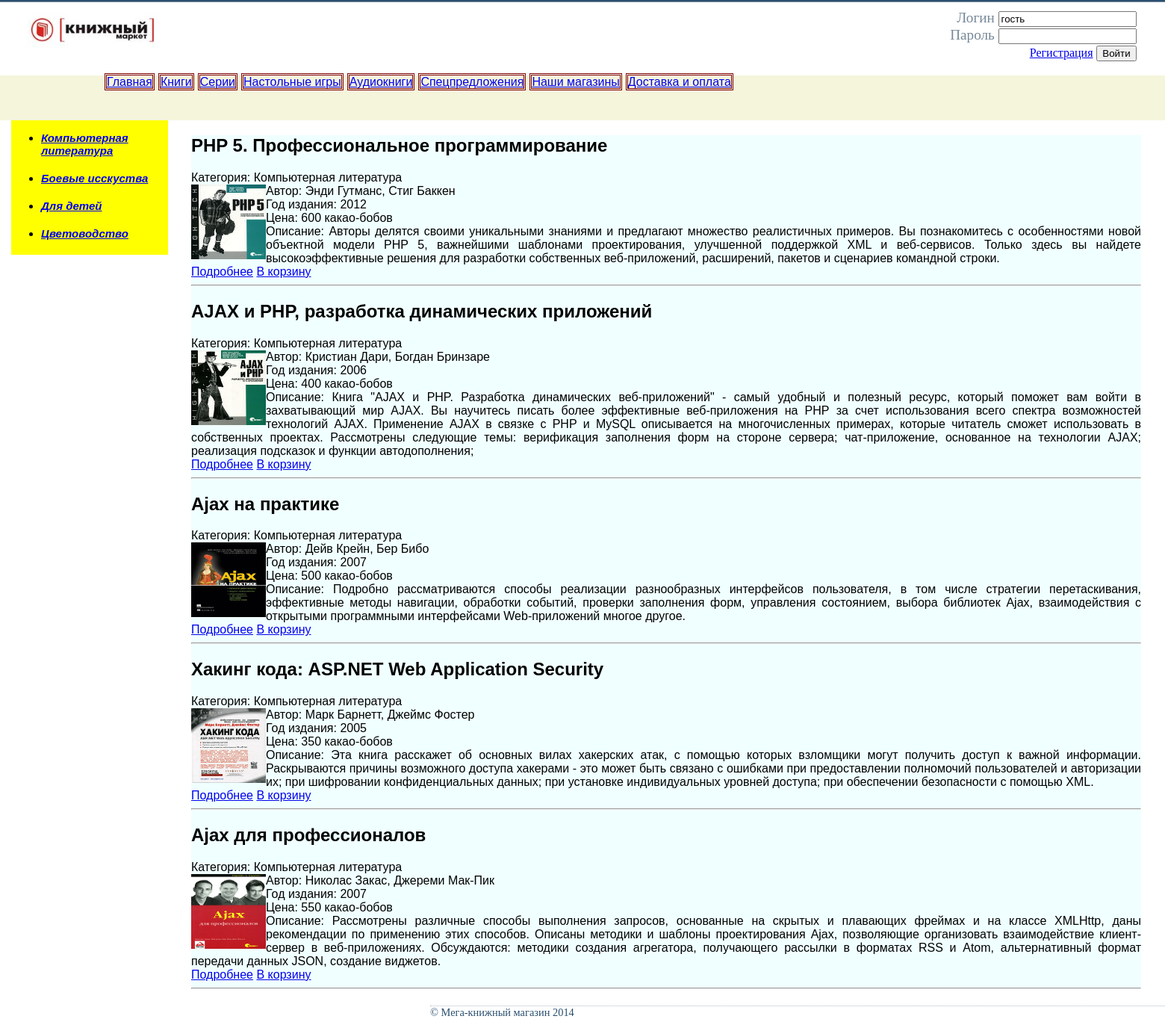
The app's page /index.php?page=book&category=1 with its own data.
### tables this page shows
CREATE TABLE books(
                    	id INTEGER PRIMARY KEY AUTOINCREMENT,
                        author TEXT,
                    	title TEXT,
                        pubyear INTEGER,
                        price INTEGER,
                        image TEXT,
                    	category INTEGER,
                    	description TEXT
                    );

### inc/headers.inc.php (called while the page is built, shortened)
<?php
    include "/dao/LibraryDB.class.php";
    $libraryDB = new LibraryDB("dao/db/");
    if (!empty($_GET['category']))
        $category = strtolower(clearInt($_GET['category']));
?>

### dao/LibraryDB.class.php (called while the page is built, shortened)
<?php
    class LibraryDB {
        protected $db;
        function __construct($path){
            if (is_file($path.self::DB_NAME)){
                $this->db = new SQLite3($path.self::DB_NAME);
            }
        }
        function getBooksByCategory($category){
            $sql = "SELECT books.id as id, author, title, pubyear, price, image, category.name as category, description
                    FROM books, category
                    WHERE books.category = category.id AND books.category = '$category'";
            $result = $this->db->query($sql) or die($this->db->lastErrorMsg());
            if ($result){
                $allBooks = array();
                while($book = $result->fetchArray(SQLITE3_ASSOC)){
                    $allBooks[] = $book;
                }
                return $allBooks;
            }
            return false;
        }
    }
?>

### inc/showCatalog.php (the view, shortened to what this page needs)
<?php
    if (isset($category))
        $books = $libraryDB->getBooksByCategory($category);
    else
        $books = $libraryDB->getBooks();
    if (!$books)
        echo "Данный товар отсутствует";
    else{
        if ($_SESSION['user'] == 'admin'){
            $action1 = "Редактировать";
            $action2 = "Удалить";
            $function1 = "javascript:redactBook";
            $function2 = "deleteBook";
        } else{
            $action1 = "Подробнее";
            $action2 = "В корзину";
            $function1 = "{$_SERVER['REQUEST_URI']}&bookid=$id";
            $function2 = "addToBasket";
        }
        foreach($books as $book){
            $id = $book['id'];
            $author = $book['author'];
            $title = $book['title'];
            $pubyear = $book['pubyear'];
            $price = $book['price'];
            $image = $book['image'];
            $category = $book['category'];
            $description = nl2br($book['description']);
            echo <<<BOOKS
            <div>
                <h2>$title</h2>
                Категория: $category<br>
                <img src="$image" height="100" width="100" align="left"/>
                Автор: $author<br>
                Год издания: $pubyear<br>
                Цена: $price какао-бобов<br>
                Описание: $description<br>
                <span ><a href="$function1($id)">$action1</a></span>
                <span align="right"><a href="javascript:$function2($id)">$action2</a></span>
            </div>
            <hr>
BOOKS;
        }
    }
?>

### inc/style.css (style rules this page uses)
body { margin: 0; padding: 0; background-color: #FFFFFF; color: #000000; font-family: Arial, Helvetica, sans-serif; border-top: 2px solid #2A4F6F; }

### records on screen
books: title "PHP 5. Профессиональное программирование", category "Компьютерная литература", image (picture), author "Энди Гутманс, Стиг Баккен", pubyear "2012", price "600", description "Авторы делятся своими уникальными знаниями и предлагают множество реалистичных примеров. Вы познакомитесь с особенностями новой объектной модели РНР 5, важнейшими шаблонами проектирования, улучшенной поддержкой XML и веб-сервисов. Только здесь вы найдете высокоэффективные решения для разработки собственных веб-приложений, расширений, пакетов и сценариев командной строки."
books: title "AJAX и PHP, разработка динамических приложений", category "Компьютерная литература", image (picture), author "Кристиан Дари, Богдан Бринзаре", pubyear "2006", price "400", description "Книга \"AJAX и PHP. Разработка динамических веб-приложений\" - самый удобный и полезный ресурс, который поможет вам войти в захватывающий мир AJAX. Вы научитесь писать более эффективные веб-приложения на РНР за счет использования всего спектра возможностей технологий AJAX. Применение AJAX в связке с РНР и MySQL описывается на многочисленных примерах, которые читатель сможет использовать в собственных проектах. Рассмотрены следующие темы: верификация заполнения форм на стороне сервера; чат-приложение, основанное на технологии AJAX; реализация подсказок и функции автодополнения;"
books: title "Ajax на практике", category "Компьютерная литература", image (picture), author "Дейв Крейн, Бер Бибо", pubyear "2007", price "500", description "Подробно рассматриваются способы реализации разнообразных интерфейсов пользователя, в том числе стратегии перетаскивания, эффективные методы навигации, обработки событий, проверки заполнения форм, управления состоянием, выбора библиотек Ajax, взаимодействия с открытыми программными интерфейсами Web-приложений многое другое."
books: title "Хакинг кода: ASP.NET Web Application Security", category "Компьютерная литература", image (picture), author "Марк Барнетт, Джеймс Фостер", pubyear "2005", price "350", description "Эта книга расскажет об основных вилах хакерских атак, с помощью которых взломщики могут получить доступ к важной информации. Раскрываются причины возможного доступа хакерами - это может быть связано с ошибками при предоставлении полномочий пользователей и авторизации их; при шифровании конфиденциальных данных; при установке индивидуальных уровней доступа; при обеспечении безопасности с помощью XML."
books: title "Ajax для профессионалов", category "Компьютерная литература", image (picture), author "Николас Закас, Джереми Мак-Пик", pubyear "2007", price "550", description "Рассмотрены различные способы выполнения запросов, основанные на скрытых и плавающих фреймах и на классе XMLHttp, даны рекомендации по применению этих способов. Описаны методики и шаблоны проектирования Ajax, позволяющие организовать взаимодействие клиент-сервер в веб-приложениях. Обсуждаются: методики создания агрегатора, получающего рассылки в форматах RSS и Atom, альтернативный формат передачи данных JSON, создание виджетов."

### other values on screen
$item['link'] "Главная"
$item['link'] "Книги"
$item['link'] "Серии"
$item['link'] "Настольные игры"
$item['link'] "Аудиокниги"
$item['link'] "Спецпредложения"
$item['link'] "Наши магазины"
$item['link'] "Доставка и оплата"
$item['link'] "Компьютерная литература"
$item['link'] "Боевые исскуства"
$item['link'] "Для детей"
$item['link'] "Цветоводство"
